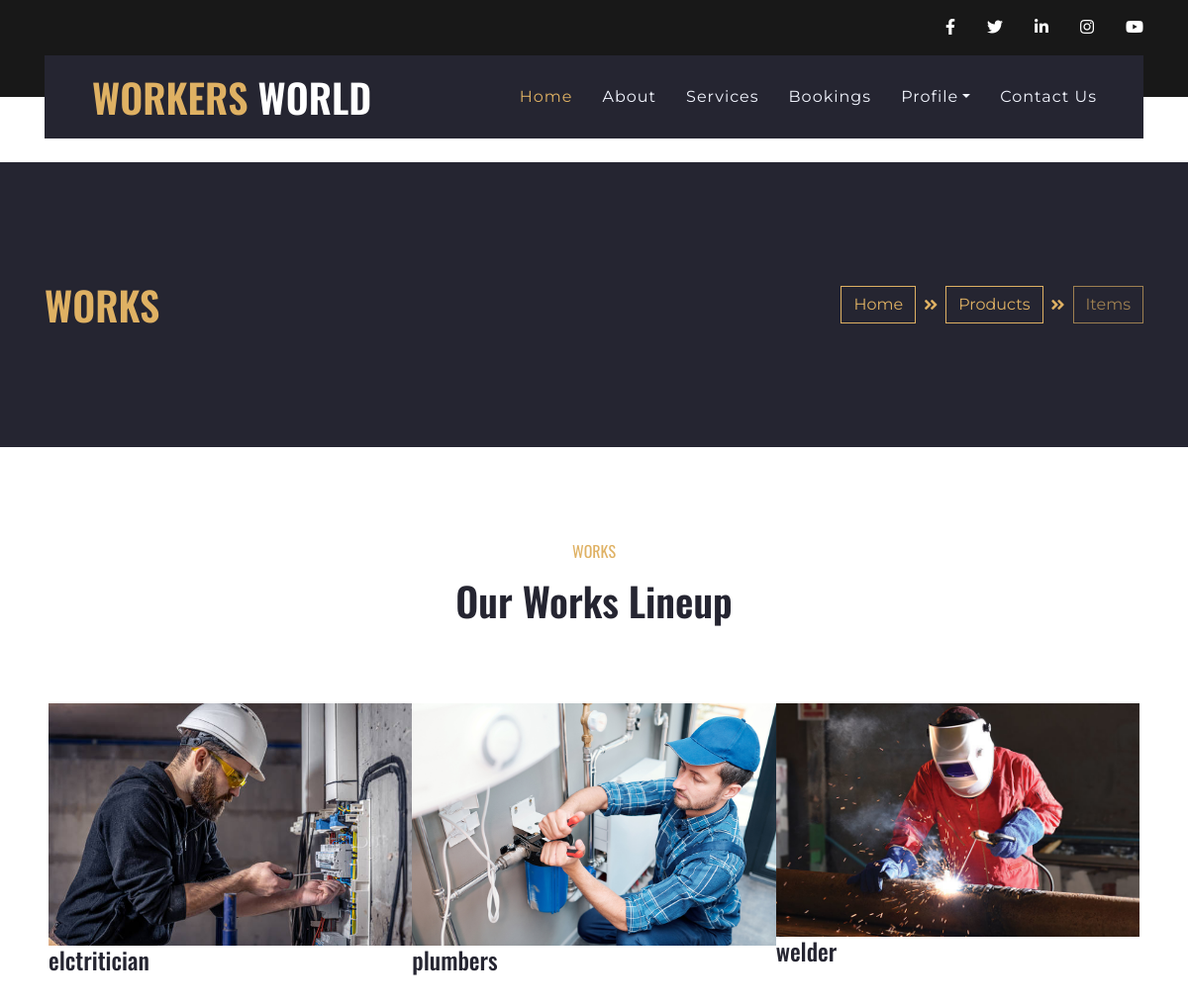
The page /user/displaycategory.php on the database its author committed.
### tables this page shows
CREATE TABLE IF NOT EXISTS `category` (
  `category_id` int NOT NULL AUTO_INCREMENT,
  `category_name` varchar(15) NOT NULL,
  `img` varchar(1000) NOT NULL,
  PRIMARY KEY (`category_id`)
);

### classes/DataAccess.class.php (called while the page is built, shortened)
<?php
class DataAccess
{
	private $_con,$_query,$_errors;
	public function __construct()
	{
		if(!$this->_con=mysqli_connect(DB_HOST,DB_USER,DB_PASSWORD,DB_NAME))
		{
			die("connection Error");
		}
	}
	public function query($query)
	{
		if(isset($query))
		{
			$words=explode(' ',$query);
			$this->_query=$query;
			$res=mysqli_query($this->_con,$this->_query);
			if($words[0]=='select' || $words[0]=='Select' || $words[0]=='SELECT')
			{
				if(mysqli_num_rows($res))
				{
					$dataArr=array();
					while($row=mysqli_fetch_assoc($res))
					{
						$dataArr[] = $row;
					}
					return $dataArr;
				}
				else
				{
					return false;
				}
			}
		}
	}
}
?>

### user/displaycategory.php (the view, shortened to what this page needs)
<!DOCTYPE html>
<html lang="en">
<head>
<?php include('header2.php')?>
</head>
    <div class="container-fluid bg-secondary py-5">
   <div class="container py-5">
       <div class="row align-items-center py-4">
           <div class="col-md-6 text-center text-md-left">
               <h1 class="mb-4 mb-md-0 text-primary text-uppercase">WORKS</h1>
           </div>
           <div class="col-md-6 text-center text-md-right">
               <div class="d-inline-flex align-items-center">
                   <a class="btn btn-outline-primary" href="index.php">Home</a>
                   <i class="fas fa-angle-double-right text-primary mx-2"></i>
                   <a class="btn btn-outline-primary" href="products.php">Products</a>
                   <i class="fas fa-angle-double-right text-primary mx-2"></i>
                   <a class="btn btn-outline-primary disabled" href="">Items</a>
               </div>
           </div>
       </div>
   </div>
</div>
    <div class="container-fluid py-5">
        <div class="container py-5">
            <div class="row justify-content-center">
                <div class="col-lg-6 col-md-8 col text-center mb-4">
                    <h6 class="text-primary font-weight-normal text-uppercase mb-3">WORKS</h6>
                    <h1 class="mb-4">Our Works Lineup</h1>
                </div>
            </div>
            <div class="row">
                <div class="col-12 text-center mb-2">
                </div>
            </div>
            <div class="row mx-1 portfolio-container">
            <?php
              $q="select * from category";
              $info=$dao->query($q);
              $i=0;
              while($i<count($info))
              { $s=$info[$i]["img"];
  ?>
                <div class="col-lg-4 col-md-6 col-sm-12 p-0 portfolio-item first">
                    <div class="position-relative overflow-hidden">
                        <div class="portfolio-img d-flex align-items-center justify-content-center">
                            <img class="img-fluid" src=<?php echo BASE_URL."uploads/".$info[$i]["img"]; ?> alt="">
                        </div>
                    </div>
                    <h4><?php echo $info[$i]["category_name"]?></h4> </a>
                </div>
                <?php
                $i++;
              }
             ?>
</div>
        </div>
    </div>
</body>
</html>

### rows shown on the page
category: img (picture), category_name "elctritician"
category: img (picture), category_name "plumbers"
category: img (picture), category_name "welder"
